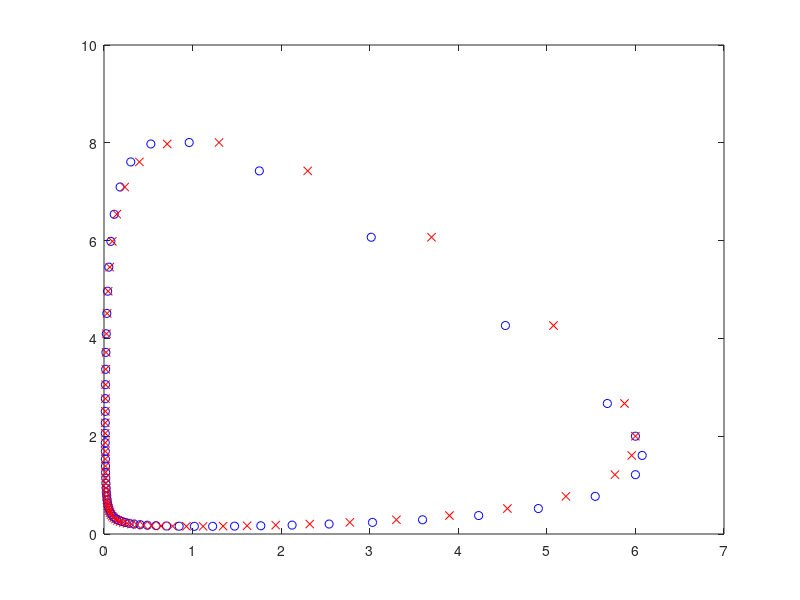

MATLAB code to generate this figure: (Note: this script raises an error after producing the figure.)
%% Lotka-Volterra model
h=0.1;
t=0:h:6.4;
u_split_1=zeros(1,length(t));
v_split_1=zeros(1,length(t));
u_split_2=zeros(1,length(t));
v_split_2=zeros(1,length(t));
u_split_2_supp=zeros(1,length(t));
u_split_1(1)=6;
v_split_1(1)=2;
u_split_2(1)=6;
v_split_2(1)=2;
for i=2:length(t)
    u_split_1(i)=exp(h*(v_split_1(i-1)-2))*u_split_1(i-1);
    v_split_1(i)=exp(h*(1-u_split_1(i)))*v_split_1(i-1);
    u_split_2_supp(i)=exp(h/2*(v_split_2(i-1)-2))*u_split_2(i-1);
    v_split_2(i)=exp(h*(1-u_split_2_supp(i)))*v_split_2(i-1);
    u_split_2(i)=exp(h/2*(v_split_2(i)-2))*u_split_2_supp(i);    
end
plot(u_split_1,v_split_1,'ob');
hold on;
plot(u_split_2,v_split_2,'xr');

options = odeset('RelTol',1e-7,'AbsTol',[1e-7 1e-7]);
[T,Y] = ode45(@rigid,[0 6.4],[6 2],options);

plot(Y(:,1),Y(:,2),'-k');
legend('Lie-Trotter splitting','Strang splitting','Exact solution')
xlabel('Predators')
ylabel('Preys')
grid minor
set(gca,'FontSize',30,'fontWeight','bold');
set(findall(gcf,'type','text'),'FontSize',30,'fontWeight','bold');
